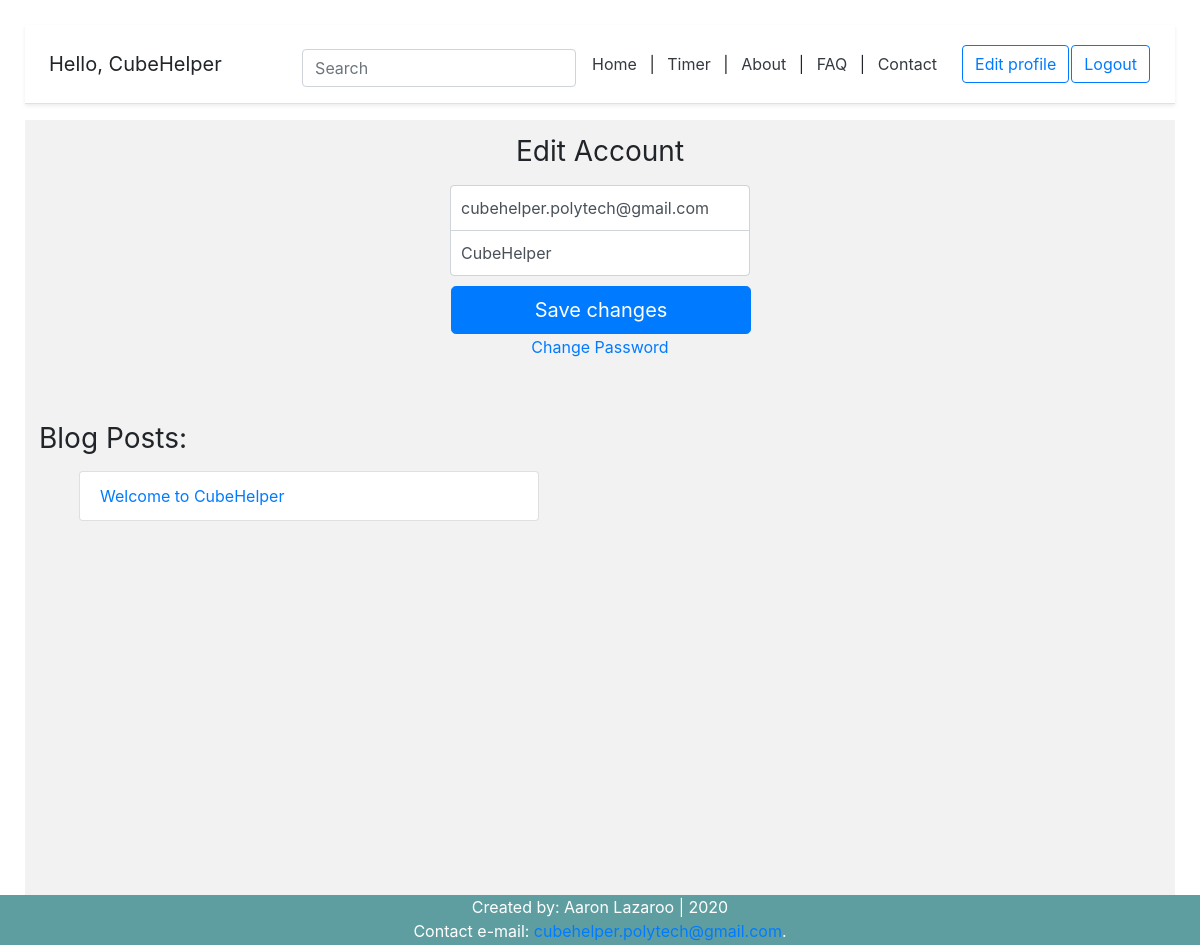
/account/ (signed in), run on the app's committed database.
### account/models.py (models this page shows, shortened)
class Account(AbstractBaseUser):
	email = models.EmailField(verbose_name='email', max_length=60, unique=True)
	username = models.CharField(max_length=30, unique=True)
	date_joined = models.DateTimeField(verbose_name='date_joined',auto_now_add=True)
	last_login = models.DateTimeField(verbose_name='last_login',auto_now=True)
	is_admin = models.BooleanField(default=False)
	is_active = models.BooleanField(default=True)
	is_staff = models.BooleanField(default=False)
	is_superuser = models.BooleanField(default=False)
	USERNAME_FIELD = 'email' #login credential
	REQUIRED_FIELDS = ['username']
	objects = MyAccountManager() #reference to account manager

### blog/models.py (models this page shows)
class BlogPost(models.Model):
	title = models.CharField(max_length=50, null=False, blank=False)
	body = models.TextField(max_length=5000, null=False, blank=False)
	image = models.ImageField(upload_to=upload_location, null=False, blank=False) # needs pillow to be installed (pip install pillow)
	date_published = models.DateTimeField(auto_now_add=True, verbose_name="date published")
	date_updated = models.DateTimeField(auto_now=True, verbose_name="date updated")
	author = models.ForeignKey(settings.AUTH_USER_MODEL, on_delete=models.CASCADE) # delete objects associated with post, except the author
	slug = models.SlugField(blank=True, unique=True) # url
	def __str__(self):
		return self.title

### account/views.py (the view)
# urls.py: path('account/', account_view, name='account'),
def account_view(request):
	if not request.user.is_authenticated:
		return redirect('login')
	context = {}
	if request.POST:
		form = UpdateForm(request.POST, instanc=request.user) # form requires instance
		if form.is_valid():
			form.initial={
				"email": request.POST['email'],
				"username": request.POST['username'],
			}
			form.save()
			context['success_message'] = "Changes saved successfully"
	else:
		form = UpdateForm(
				initial= {
					"email" : request.user.email,
					"username" : request.user.username,
				}
			)
	context['account_form'] = form
	blog_posts = BlogPost.objects.filter(author=request.user)
	context['blog_posts'] = blog_posts
	return render(request, 'account/account.html',context)

### account/forms.py (shortened to what this page needs)
class UpdateForm(forms.ModelForm):
	class Meta:
		model = Account
		fields = ('email','username')

### account/templates/account/account.html (shortened to what this page needs)
{% extends 'index.html' %}
{% block content %}
<form class="form-signin" method="post">
	<h1 class="h3 mb-3 font-weight-normal">Edit Account</h1>
	<input type="email" name="email" id="inputEmail" class="form-control" placeholder="Email address" required autofocus value={{account_form.initial.email}}>
	<input type="text" name="username" id="inputUsername" class="form-control" placeholder="Username" required value={{account_form.initial.username}}>
	<button class="btn btn-lg btn-primary btn-block" type="submit">Save changes</button>
	<div class="d-flex flex-column">
		<a class="m-auto" href="{% url 'password_change' %}">Change Password</a>
	</div>
</form>
	<div class="container mt-4 p-4">
		<div class="row">
			<div class="blog-posts">
				<h3 class="mb-3 font-weight-normal">Blog Posts:</h3>
				{% if blog_posts %}
				<ul>
					{% for post in blog_posts %}
						<a href="{% url 'blog:detail' post.slug %}" style="text-decoration: none;">
							<li class="list-group-item">{{post}}</li>
						</a>
					{% endfor %}
				</ul>
				{% else %}
				<p class="m-auto">No blog posts. Create one <a href="{% url 'blog:create' %}">here</a></p>
				{% endif %}
			</div>
		</div>
	</div>
{% endblock content %}

### myapp/templates/snippets/header.html (shortened to what this page needs)
<link rel="stylesheet" href="https://stackpath.bootstrapcdn.com/bootstrap/4.4.1/css/bootstrap.min.css">
<div class="d-flex flex-column flex-md-row align-items-center p-3 px-md-4 mb-3 bg-white border-bottom shadow-sm">
{% if request.user.is_authenticated %}
  <h5 class="my-0 mr-md-auto font-weight-normal">Hello, {{request.user.username}}</h5>
 {% else %}
 <h5 class="my-0 mr-md-auto font-weight-normal">Welcome to Cube Helper</h5>
 {% endif %}
<div class="search_bar mt-sm-2 mr-2">
	<form method="get">
		<input type="text" class="form-control" name="q" id="id_q" placeholder="Search">
	</form>
</div>
  <nav class="my-2 my-md-0 mr-md-3">
	<a class="p-2 text-dark" href="{% url 'homepage' %}">Home</a> |
	<a class="p-2 text-dark" href="{% url 'timer' %}">Timer</a> |
	<a class="p-2 text-dark" href="{% url 'about' %}">About</a> |
	<a class="p-2 text-dark" href="{% url 'faq' %}">FAQ</a> |
	<a class="p-2 text-dark" href="{% url 'contact' %}">Contact</a>
	</nav>
	{% if request.user.is_authenticated %}
	<a class="btn btn-outline-primary" href="{% url 'account' %}">Edit profile</a>
	<a class="btn btn-outline-primary" href="{% url 'logout' %}">Logout</a>
	{% else %}
	<a class="btn btn-outline-primary" href="{% url 'register' %}">Register</a>
	<a class="btn btn-outline-primary" href="{% url 'login' %}">Login</a>
	{% endif %}
</div>

### myapp/static/styles.css (style rules this page uses)
html { position: relative; min-height: 100%; }
body { margin: 0 0 100px; padding: 25px; }
.btn { margin: 1px; }
.h3 { text-align: center; }
@media (min-width: 768px) { html { font-size: 16px; } }
.container { max-width: 960px; }
.form-signin { width: 100%; max-width: 330px; padding: 15px; margin: auto; }
.form-signin .form-control { position: relative; box-sizing: border-box; height: auto; padding: 10px; font-size: 16px; }
.form-signin input[type="email"] { margin-bottom: -1px; border-bottom-right-radius: 0; border-bottom-left-radius: 0; }
.form-signin input[type="text"] { margin-bottom: 10px; border-top-left-radius: 0; border-top-right-radius: 0; }
.blog-posts { max-width: 500px; width: 100%; }
.container { padding: 5px; }

### data on the page
Account: user.username "CubeHelper", email "cubehelper.polytech@gmail.com", username "CubeHelper"
BlogPost: title "Welcome to CubeHelper"
